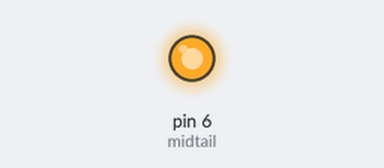
The sketch below on a simulated Arduino Uno, built with avr-gcc and run on an emulated ATmega328P. On the bench: output pins drawn as LEDs (lit = HIGH).

Above: at 0.1 s.
Timing chart, 0 to 1.6 s (numbered marks = the images above):
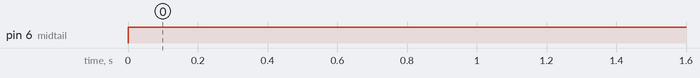

Measured:
- by itself, pin 6 (midtail): LOW → HIGH at 0.00 s

The sketch:

mod1_3.ino
```cpp
#define CDSPIN A1
#define BRIGHT 512
#define DARK 300

#define midlight 8
uint16_t SUN;
uint16_t SUN1;
uint16_t SUN2;
uint16_t SUN3;
#define leftlight 11
#define rightlight 12

#define midtail 6
#define lefttail 7
#define righttail 9

uint32_t T_cds = 0;
uint32_t t1 = 0; //溢位的話就不會閃爍了
uint32_t t2 = 0;
uint32_t t3 = 0;


/*
  range
  uint8  : 0 ~ 255
  uint16 : 0 ~ 65535
  uint32 : 0 ~ 4294967295
  uint64 : 0 ~ 18446744073709551615
  int8   : -128 ~ 127
  int16  : -32768 ~ 32767
  int32  : -2147483648 ~ 2147483647
  int64  : -9223372036854775808 ~ 9223372036854775807
*/
void setup() {
  pinMode(6, OUTPUT);
  Serial.begin(9600);
}
//強制照明
void loop() {
  switch ( 1) {
    /*
      case 3:  //白天

      flash1(4000, midlight, 70);
      flash3(840, 480, 130, midtail, 20);

      break;

      case 2:  //傍晚
      flash1(400, midlight, 70 );
      flash3(840, 480, 130, midtail, 20);
      break;
    */

    case 1:  //晚上
      digitalWrite (midtail, HIGH);
      digitalWrite (righttail, HIGH); //建議用地址碼控制
      digitalWrite (lefttail, HIGH);

      digitalWrite (midlight, HIGH);   //記得去定義其他沒用的LED腳位為LOW
      digitalWrite (leftlight, HIGH);
      digitalWrite (rightlight, HIGH);
      break;


  }

}
```

CdS_sensor.ino
```cpp
uint8_t CDS() {
  T_cds = millis();
  SUN1 = analogRead(CDSPIN);
  if (T_cds + 1500 > millis() > T_cds + 2000) {
    SUN2 = analogRead(CDSPIN);
  }
  if (T_cds + 3500 > millis() > T_cds + 4000) {
    SUN3 = analogRead(CDSPIN);
  }
  SUN = ( SUN1 + SUN2 + SUN3) / 3;

  if (SUN < DARK) {
    return 1;
  }
  if (DARK < SUN < BRIGHT) {
    return 2;
  }
  if (BRIGHT < SUN) {
    return 3;
  }

}
```

flash.ino
```cpp
void flash1(uint16_t FRE, uint8_t  PIN, uint16_t  DUR) {

  if (millis() % FRE < 5) {
    digitalWrite (PIN, HIGH);
    t1 = millis();
    //Serial.println(millis());
  }
  if (millis() > t1 + DUR) {
    digitalWrite (PIN, LOW);
  }
}

void flash2(uint16_t FRE, uint8_t  PIN, uint16_t  DUR) {

  if (millis() % FRE == 0) {
    digitalWrite (PIN, HIGH);
    t2 = millis();
    //Serial.println(millis());
  }
  if (millis() == t2 + DUR) {
    digitalWrite (PIN, LOW);
  }
}
void flash3(uint16_t BIGFRE,uint16_t HOWMANY,uint16_t SMALLFRE, uint8_t  PIN, uint16_t  DUR){
if ((millis() % BIGFRE < HOWMANY) && (millis() % BIGFRE) % SMALLFRE < 5) {
      digitalWrite (PIN, HIGH);
      t3 = millis();
    }
    if (millis() > t3 + DUR) {
      digitalWrite (PIN, LOW);
    }
}
```
